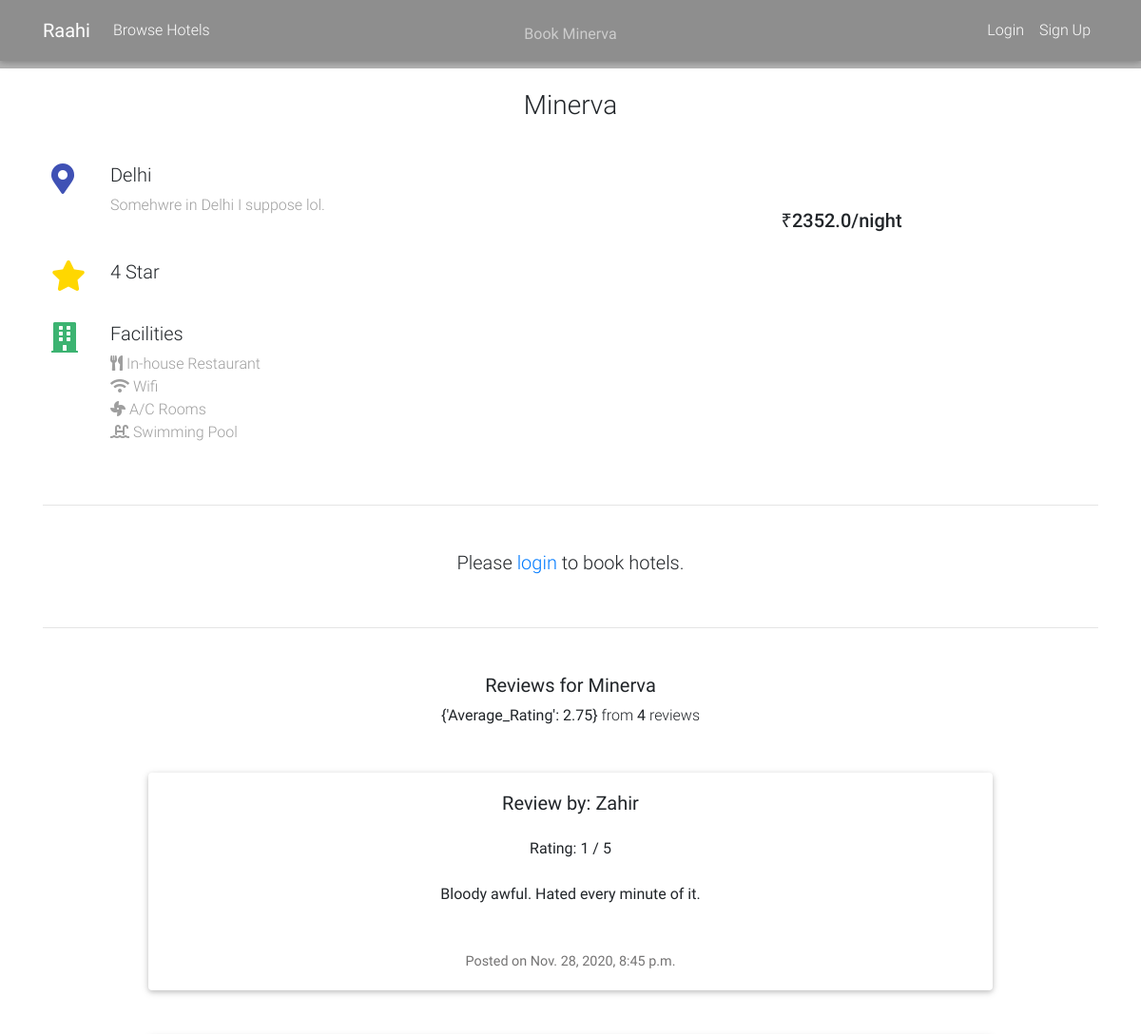
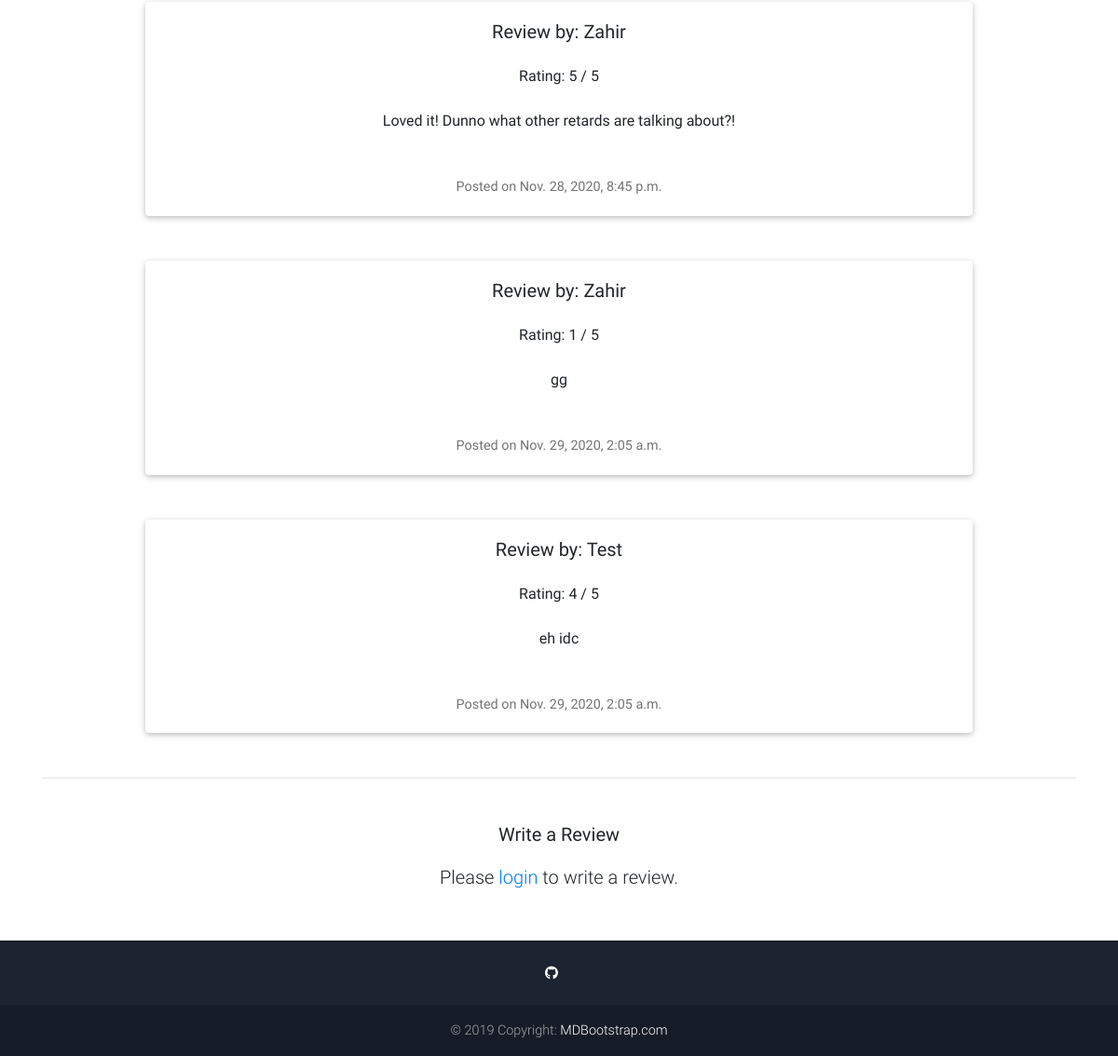
Screenshot of /hotel/3 with the database file from the repository (2 pictures, top to bottom).
### main/models.py (models this page shows, shortened)
class Hotel(models.Model):
    hotel_name = models.CharField(max_length=20)
    hotel_city = models.CharField(max_length=20, default="")
    hotel_address = models.CharField(max_length=40, default="")
    hotel_price = models.FloatField(default=0.0)
    hotel_star = models.IntegerField()
    hotel_restaurant = models.BooleanField(default=False)
    hotel_ac = models.BooleanField(default=True)
    hotel_pool = models.BooleanField(default=False)
    hotel_spa = models.BooleanField(default=False)
    hotel_giftshop = models.BooleanField(default=False)
    hotel_wifi = models.BooleanField(default=True)
    hotel_parking = models.BooleanField(default=False)

class Review(models.Model):
    user = models.ForeignKey(User, on_delete=models.CASCADE, null=True)
    hotel = models.ForeignKey(Hotel, on_delete=models.CASCADE, null=True)
    date = models.DateTimeField(auto_now_add=True)
    text = models.TextField(max_length =1000, blank= True)
    rate = models.PositiveSmallIntegerField(choices = RATE_CHOICES)

### main/views.py (the view)
# urls.py: path('hotel/<int:hotel_id>', views.hotelpage, name='hotelpage'),
def hotelpage(request, hotel_id):
    hotel = get_object_or_404(Hotel, pk=hotel_id)
    reviews = Review.objects.filter(hotel=hotel)
    reviews_avg = reviews.aggregate(Average_Rating = Avg('rate'))
    reviews_count = reviews.count()
    if request.method == 'POST':
        rate_form = Rateform(request.POST)
        user = request.user
        if rate_form.is_valid():
            rate = rate_form.save(commit=False)
            rate.user = user
            rate.hotel = hotel
            rate_form.save()
            return redirect('hotelpage', hotel_id)
    else:
            rate_form = Rateform()
    context = {
        'hotel':hotel,
        'reviews':reviews,
        'reviews_avg':reviews_avg,
        'reviews_count':reviews_count,
        'rate_form':rate_form
    }
    return render(request, 'hotel.html', context)

### main/templates/hotel.html (shortened to what this page needs)
{% extends 'base.html' %}
{% block content %}
<div style="background-image: url('https://media.istockphoto.com/vectors/dark-blue-gradient-background-modern-look-vector-id1174818917?k=6&m=1174818917&s=170667a&w=0&h=_lsiNqZfUBgGOhvJnLl7t6MW7ZWx8YkGhsk7hftOiG4='); ; background-size: cover;">
    <div class="mask rgba-black-light d-flex justify-content-center align-items-center">
      <div class="text-center white-text mx-5 wow fadeIn">
        <p class="mb-4 d-none d-md-block">
          <strong>Book {{hotel.hotel_name}}</strong>
        </p>
      </div>
    </div>
  </div>
<main>
<div class="container">
    <center><h3 style="margin-top: 2%; margin-bottom: 4%">{{hotel.hotel_name}}</h3></center>
    <div class="row wow fadeIn">
        <div class="col-lg-6 col-md-12 px-4">
          <div class="row">
            <div class="col-1 mr-3">
              <i class="fas fa-map-marker-alt fa-2x indigo-text"></i>
            </div>
            <div class="col-10">
              <h5 class="feature-title">{{hotel.hotel_city}}</h5>
              <p class="grey-text">{{hotel.hotel_address}}.</p>
            </div>
          </div>
          <div style="height:30px"></div>
          <div class="row">
            <div class="col-1 mr-3">
              <i class="fas fa-star fa-2x" style="color: gold;"></i>
            </div>
            <div class="col-10">
              <h5 class="feature-title">{{hotel.hotel_star}} Star</h5>
            </div>
          </div>
          <div style="height:30px"></div>
          <div class="row">
            <div class="col-1 mr-3">
              <i class="fas fa-building fa-2x" style="color:mediumseagreen;"></i>
            </div>
            <div class="col-10">
              <h5 class="feature-title">Facilities</h5>
              <p class="grey-text">
                  {% if hotel.hotel_restaurant %}<i class="fas fa-utensils"></i> In-house Restaurant<br>{% endif %}
                  {% if hotel.hotel_wifi %}<i class="fas fa-wifi"></i> Wifi<br>{% endif %}
                  {% if hotel.hotel_ac %}<i class="fas fa-fan"></i> A/C Rooms<br>{% endif %}
                  {% if hotel.hotel_pool %}<i class="fas fa-swimming-pool"></i> Swimming Pool<br>{% endif %}
              </p>
            </div>
          </div>
        </div>
        <div class="col-lg-6 col-md-12">
                <p class="h5 text-center mt-4">₹{{hotel.hotel_price}}/night</p>
        </div>
      </div>
      <hr class="my-5">
    <center>
        {% if request.user.is_authenticated %}
        <h5 style="margin-top: 2%;"><strong>Booking Details</strong></h5>
        <form method="POST" action="{% url 'bookhotel' %}" style="margin-top: 4%;">
         {% csrf_token %}
         <div class="form-row">
         <input type="hidden" name="hotel" value="{{hotel.pk}}">
         <div class="form-group col-md-2 col-lg-3">
         <label for="numpeople">Number of People</label>
         <input type="number" min=1 class="form-control" placeholder="1, 2, 3 ..." name="num_people" required>
        </div>
        <div class="form-group col-md-2 col-lg-3">
        <label for="roomnos">Number of Rooms</label>
        <input type="number" min=1 class="form-control" placeholder="1, 2, 3 ..." name="rooms" required>
        </div>
        <div class="form-group col-md-2 col-lg-3">
         <label for="checkin">Check In:</label>
         <input type="date" class="form-control" id="check_in" name="check_in" required>
         </div>
         <div class="form-group col-md-2 col-lg-3">
         <label for="checkout">Check Out:</label>
         <input type="date" class="form-control" id="check_out" name="check_out" required>
         </div>
        </div>
          <button class="btn btn-info btn-md" style="margin-top: 3%; margin-bottom:2%">Book Now</button>
       </form>
       {% else %}
       <h5 style="margin-top: 2%; margin-bottom: 5%">Please <a href="/login/">login</a> to book hotels.</h5>
       {% endif %}
       <hr class="my-5">
       <h5 style="margin-top: 2%;"><strong>Reviews for {{hotel.hotel_name}}</strong></h5>
       {% if reviews %}
       <p><strong>{{ reviews_avg }}</strong> from <strong>{{ reviews_count }}</strong> reviews</p>
       {% for review in reviews %}
       <div class="card mb-5 mt-5" style="width: 80%;">
        <div class="card-body">
          <h5 class="card-title">Review by: {{review.user.first_name}}</h5>
          <p class="card-subtitle mb-2 mt-4">Rating: {{review.rate}} / 5</p>
          <p class="card-subtitle mb-2 mt-4">{{review.text}}</p>
          <p class="card-text mt-5">Posted on {{review.date}}</p>
        </div>
      </div>
       {% endfor %}
      {% else %}
      <h5 style="margin-top: 2%; margin-bottom: 5%">Be the first one to write a review!</h5>
      {% endif %}
       <hr class="my-5">
       <h5 style="margin-top: 2%; margin-bottom:2%"><strong>Write a Review</strong></h5>
      {% if request.user.is_authenticated %}
       <form method="post" action="" id="rate_form" name="rate_form" role="rate_form" style="width: 80%;">
        {% csrf_token %}
       <div class="form-group" >
         <label for="Rating">Rating:</label>
          {{ rate_form.rate }}
      </div>
      <div class="form-group">
      <label for="review">Review:</label><br>
      <textarea class="form-control" id="text" name="text" placeholder="How was your experience at {{hotel.hotel_name}}?"></textarea>
      </div>
      <button type="submit" name="action" class="btn btn-md btn-secondary">Submit</button>
    </form>
    {% else %}
    <h5 style="margin-top: 2%; margin-bottom: 5%">Please <a href="/login/">login</a> to write a review.</h5>
    {% endif %}
      </center>
</div>
</main>
{% endblock content %}

### rows the page displays
Hotel: hotel_name "Minerva", hotel_city "Delhi", hotel_address "Somehwre in Delhi I suppose lol", hotel_star "4", hotel_price "2352.0"
Review: user.first_name "Zahir", rate "1", text "Bloody awful. Hated every minute of it.", date "Nov. 28, 2020, 8:45 p.m."
Review: user.first_name "Zahir", rate "5", text "Loved it! Dunno what other retards are talking about?!", date "Nov. 28, 2020, 8:45 p.m."
Review: user.first_name "Zahir", rate "1", text "gg", date "Nov. 29, 2020, 2:05 a.m."
Review: user.first_name "Test", rate "4", text "eh idc", date "Nov. 29, 2020, 2:05 a.m."

### other values shown
{{ reviews_avg }} "{'Average_Rating': 2.75}"
{{ reviews_count }} "4"
